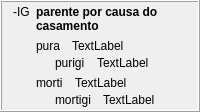
            <widget class="QFrame" name="frame_22">
             <property name="frameShape">
              <enum>QFrame::Box</enum>
             </property>
             <property name="frameShadow">
              <enum>QFrame::Raised</enum>
             </property>
             <layout class="QHBoxLayout" name="horizontalLayout_44">
              <property name="topMargin">
               <number>3</number>
              </property>
              <property name="bottomMargin">
               <number>3</number>
              </property>
              <item>
               <widget class="QLabel" name="label_309">
                <property name="text">
                 <string>-IG</string>
                </property>
                <property name="alignment">
                 <set>Qt::AlignHCenter|Qt::AlignTop</set>
                </property>
                <property name="tipo" stdset="0">
                 <string>afikso</string>
                </property>
               </widget>
              </item>
              <item>
               <layout class="QVBoxLayout" name="verticalLayout_358">
                <item>
                 <widget class="QLabel" name="Lec09_Label670">
                  <property name="sizePolicy">
                   <sizepolicy hsizetype="Preferred" vsizetype="Maximum">
                    <horstretch>0</horstretch>
                    <verstretch>0</verstretch>
                   </sizepolicy>
                  </property>
                  <property name="styleSheet">
                   <string notr="true">font-weight: bold;</string>
                  </property>
                  <property name="text">
                   <string>parente por causa do casamento</string>
                  </property>
                  <property name="wordWrap">
                   <bool>true</bool>
                  </property>
                 </widget>
                </item>
                <item>
                 <layout class="QVBoxLayout" name="verticalLayout_4">
                  <item>
                   <layout class="QVBoxLayout" name="verticalLayout_359">
                    <property name="spacing">
                     <number>3</number>
                    </property>
                    <item>
                     <layout class="QHBoxLayout" name="horizontalLayout_590">
                      <property name="spacing">
                       <number>12</number>
                      </property>
                      <item>
                       <widget class="neklakebla_nova" name="Lec09_Button641">
                        <property name="text">
                         <string>pura</string>
                        </property>
                        <property name="wordWrap">
                         <bool>true</bool>
                        </property>
                       </widget>
                      </item>
                      <item>
                       <widget class="QLabel" name="Lec09_Label671">
                        <property name="sizePolicy">
                         <sizepolicy hsizetype="Expanding" vsizetype="Preferred">
                          <horstretch>0</horstretch>
                          <verstretch>0</verstretch>
                         </sizepolicy>
                        </property>
                        <property name="text">
                         <string>TextLabel</string>
                        </property>
                        <property name="wordWrap">
                         <bool>true</bool>
                        </property>
                       </widget>
                      </item>
                     </layout>
                    </item>
                    <item>
                     <layout class="QHBoxLayout" name="horizontalLayout_591">
                      <property name="spacing">
                       <number>12</number>
                      </property>
                      <item>
                       <widget class="label_sago_reversa" name="label_381">
                        <property name="sizePolicy">
                         <sizepolicy hsizetype="Maximum" vsizetype="Preferred">
                          <horstretch>0</horstretch>
                          <verstretch>0</verstretch>
                         </sizepolicy>
                        </property>
                        <property name="text">
                         <string/>
                        </property>
                        <property name="pixmap">
                         <pixmap resource="ikonoj.qrc">:/ikonoj/sago_revena.png</pixmap>
                        </property>
                       </widget>
                      </item>
                      <item>
                       <widget class="neklakebla_nova" name="Lec09_Button642">
                        <property name="text">
                         <string>purigi</string>
                        </property>
                        <property name="wordWrap">
                         <bool>true</bool>
                        </property>
                       </widget>
                      </item>
                      <item>
                       <widget class="QLabel" name="Lec09_Label672">
                        <property name="sizePolicy">
                         <sizepolicy hsizetype="Expanding" vsizetype="Preferred">
                          <horstretch>0</horstretch>
                          <verstretch>0</verstretch>
                         </sizepolicy>
                        </property>
                        <property name="text">
                         <string>TextLabel</string>
                        </property>
                        <property name="wordWrap">
                         <bool>true</bool>
                        </property>
                       </widget>
                      </item>
                     </layout>
                    </item>
                   </layout>
                  </item>
                 </layout>
                </item>
                <item>
                 <layout class="QVBoxLayout" name="verticalLayout_360">
                  <property name="spacing">
                   <number>3</number>
                  </property>
                  <item>
                   <layout class="QHBoxLayout" name="horizontalLayout_592">
                    <property name="spacing">
                     <number>12</number>
                    </property>
                    <item>
                     <widget class="neklakebla_nova" name="Lec09_Button38">
                      <property name="text">
                       <string>morti</string>
                      </property>
                      <property name="wordWrap">
                       <bool>true</bool>
                      </property>
                     </widget>
                    </item>
                    <item>
                     <widget class="QLabel" name="Lec09_Label39">
                      <property name="sizePolicy">
                       <sizepolicy hsizetype="Expanding" vsizetype="Preferred">
                        <horstretch>0</horstretch>
                        <verstretch>0</verstretch>
                       </sizepolicy>
                      </property>
                      <property name="text">
                       <string>TextLabel</string>
                      </property>
                      <property name="wordWrap">
                       <bool>true</bool>
                      </property>
                     </widget>
                    </item>
                   </layout>
                  </item>
                  <item>
                   <layout class="QHBoxLayout" name="horizontalLayout_593">
                    <property name="spacing">
                     <number>12</number>
                    </property>
                    <item>
                     <widget class="label_sago_reversa" name="label_382">
                      <property name="sizePolicy">
                       <sizepolicy hsizetype="Maximum" vsizetype="Preferred">
                        <horstretch>0</horstretch>
                        <verstretch>0</verstretch>
                       </sizepolicy>
                      </property>
                      <property name="text">
                       <string/>
                      </property>
                      <property name="pixmap">
                       <pixmap resource="ikonoj.qrc">:/ikonoj/sago_revena.png</pixmap>
                      </property>
                     </widget>
                    </item>
                    <item>
                     <widget class="neklakebla_nova" name="Lec09_Button39">
                      <property name="text">
                       <string>mortigi</string>
                      </property>
                      <property name="wordWrap">
                       <bool>true</bool>
                      </property>
                     </widget>
                    </item>
                    <item>
                     <widget class="QLabel" name="Lec09_Label40">
                      <property name="sizePolicy">
                       <sizepolicy hsizetype="Expanding" vsizetype="Preferred">
                        <horstretch>0</horstretch>
                        <verstretch>0</verstretch>
                       </sizepolicy>
                      </property>
                      <property name="text">
                       <string>TextLabel</string>
                      </property>
                      <property name="wordWrap">
                       <bool>true</bool>
                      </property>
                     </widget>
                    </item>
                   </layout>
                  </item>
                 </layout>
                </item>
               </layout>
              </item>
             </layout>
            </widget>
